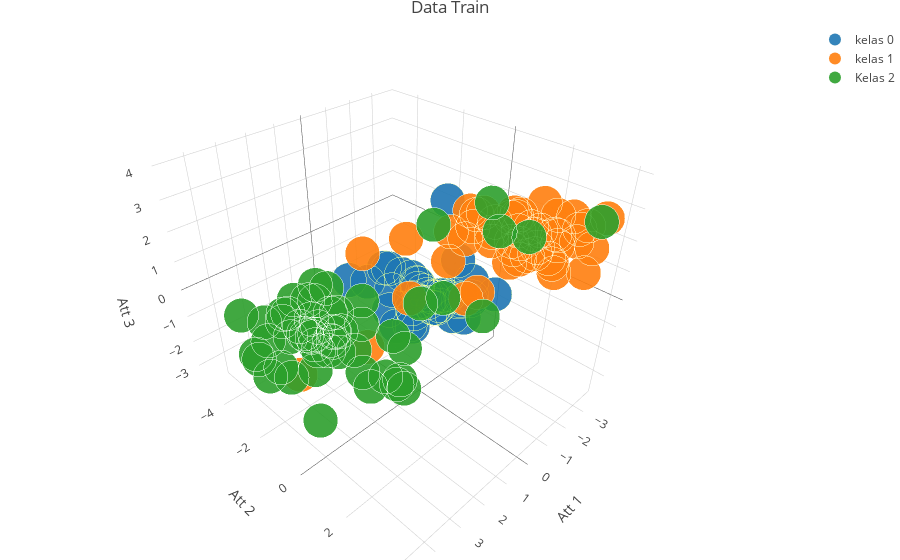

Notebook code for this chart:
### Code cell
trace1 = go.Scatter3d(
    name = 'kelas 0',
    x=kelas1['att1'],
    y=kelas1['att2'],
    z=kelas1['att3'],
    mode='markers',
    marker=dict(
        size=12,
        line=dict(
            color='rgba(217, 217, 0, 0.14)',
            width=0.2
        ),
        opacity=0.9
    )
)

trace2 = go.Scatter3d(
    name = 'kelas 1',
    x=kelas2['att1'],
    y=kelas2['att2'],
    z=kelas2['att3'],
    mode='markers',
    marker=dict(
        size=12,
        line=dict(
            color='rgba(217, 217, 217, 0.14)',
            width=0.2
        ),
        opacity=0.9
    )
)

trace3 = go.Scatter3d(
    name = 'Kelas 2',
    x=kelas3['att1'],
    y=kelas3['att2'],
    z=kelas3['att3'],
    mode='markers',
    marker=dict(
        size=12,
        line=dict(
            color='rgba(217, 217, 217, 0.14)',
            width=0.2
        ),
        opacity=0.9
    )
)

data = [trace1, trace2, trace3]

this_layout = go.Layout(
    title = 'Data Train',
#     height = '800' ,
    scene = dict(
        xaxis = dict(
            title='Att 1'),
        yaxis = dict(
            title='Att 2'),
        zaxis = dict(
            title='Att 3'),),
    margin=dict(
        l=0,
        r=0,
        b=0,
        t=25
    )
)

fig = go.Figure(data=data, layout=this_layout)
iplot(fig, filename='Data Train Scatter')
